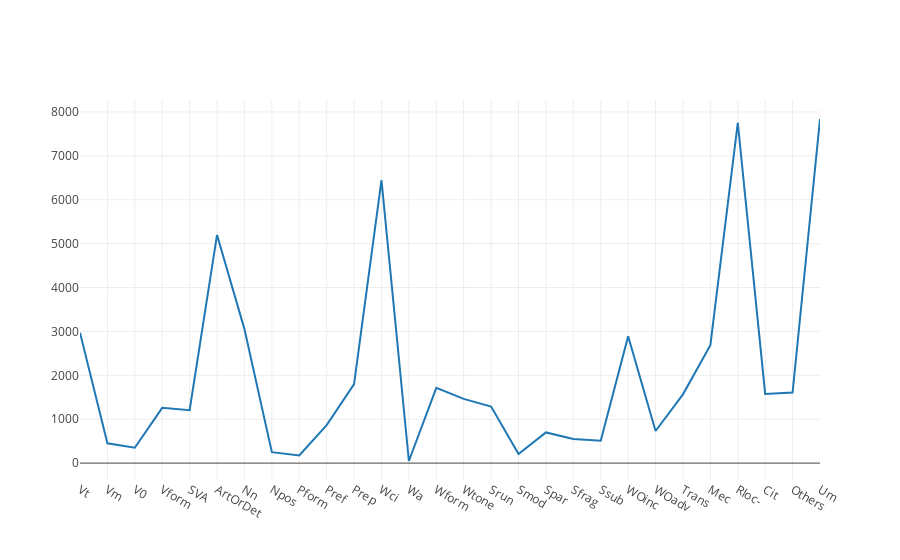

Notebook code cell kept with this figure:
### Code cell
iplot([{"x" : [''.join(x) for x in list(zip(*list(counts_in_clss.items())))[0]], "y": list(zip(*list(counts_in_clss.items())))[1]}])

### Figure 1 — Plotly figure (JSON) as saved in the notebook; plotly's stock layout.template omitted (floating-point values rounded to 4 significant figures)
{"data": [{"type": "scatter", "uid": "cdbf466a-b4f0-11e8-9939-204747493588", "x": ["Vt", "Vm", "V0", "Vform", "SVA", "ArtOrDet", "Nn", "Npos", "Pform", "Pref", "Prep", "Wci", "Wa", "Wform", "Wtone", "Srun", "Smod", "Spar", "Sfrag", "Ssub", "WOinc", "WOadv", "Trans", "Mec", "Rloc-", "Cit", "Others", "Um"], "y": [2972, 451, 350, 1259, 1206, 5199, 3053, 250, 173, 864, 1799, 6449, 48, 1716, 1463, 1288, 208, 699, 551, 510, 2892, 731, 1567, 2686, 7752, 1577, 1607, 7840]}], "layout": {}}
